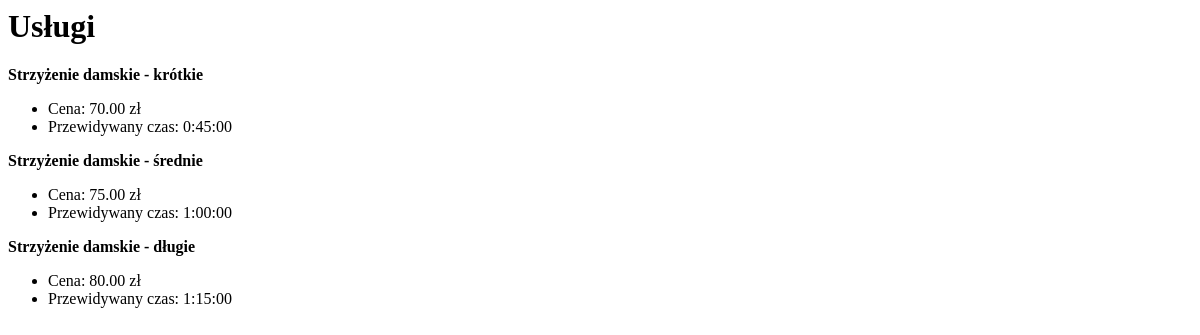
The page /service/ on the database as committed earlier.
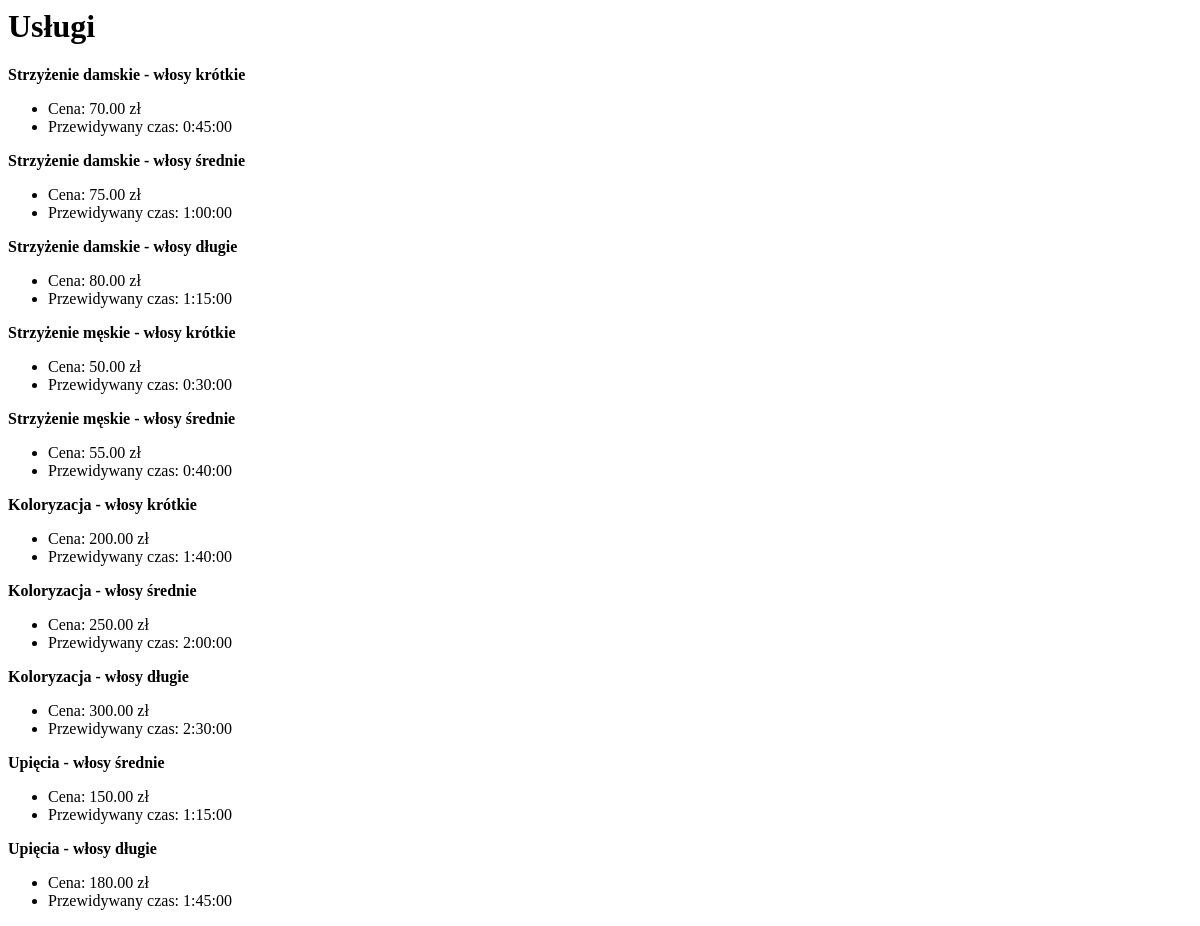
The same page on the database as committed later.
### home/models.py (models this page shows, shortened)
class Service(models.Model):
    service_name = models.CharField(max_length= 100, verbose_name= "Usługa")
    price = models.DecimalField(max_digits=10, decimal_places=2,verbose_name= "Cena")
    approx_time = models.DurationField("Przewidywany czas")
    class Meta:
        verbose_name_plural = "Usługi"

### home/views.py (the view)
# urls.py: path('service/', views.services, name='list-service'),
def services(request):
    service_list = Service.objects.all()
    context = {'service_list': service_list}
    return render(request, 'home/service.html', context)

### home/templates/home/service.html
{%block content%}
<h1> Usługi </h1>
{%for service in service_list%}
<strong>{{service.service_name}}</strong>
<ul>
<li>Cena: {{service.price}} zł</li>
<li>Przewidywany czas: {{service.approx_time}}</li>
</ul>
{%endfor%}
{% endblock%}

Rows that differ between the two databases and show on the page:
changed Service: service_name "Strzyżenie damskie - krótkie" → "Strzyżenie damskie - włosy krótkie"
changed Service: service_name "Strzyżenie damskie - średnie" → "Strzyżenie damskie - włosy średnie"
changed Service: service_name "Strzyżenie damskie - długie" → "Strzyżenie damskie - włosy długie"
added Service: service_name "Strzyżenie męskie - włosy krótkie", price "50.00", approx_time "0:30:00"
added Service: service_name "Strzyżenie męskie - włosy średnie", price "55.00", approx_time "0:40:00"
added Service: service_name "Koloryzacja - włosy krótkie", price "200.00", approx_time "1:40:00"
added Service: service_name "Koloryzacja - włosy średnie", price "250.00", approx_time "2:00:00"
added Service: service_name "Koloryzacja - włosy długie", price "300.00", approx_time "2:30:00"
added Service: service_name "Upięcia - włosy średnie", price "150.00", approx_time "1:15:00"
added Service: service_name "Upięcia - włosy długie", price "180.00", approx_time "1:45:00"
